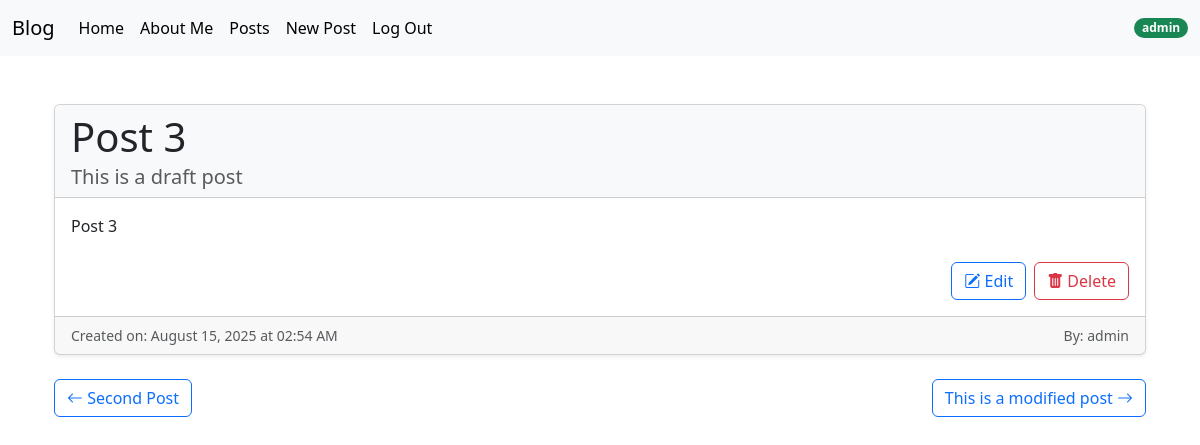
Page /posts/3/ (signed in) on the committed database.
### posts/models.py (models this page shows, shortened)
class Post(models.Model):
    title = models.CharField(max_length=128)
    subtitle = models.CharField(max_length=256)
    body = models.TextField()
    author = models.ForeignKey(
        get_user_model(),
        on_delete=models.CASCADE
    )
    status = models.ForeignKey(
        Status,
        on_delete=models.CASCADE
    )
    created_on = models.DateTimeField(auto_now_add=True)
    def __str__(self):
        return self.title

### posts/views.py (the view)
# urls.py: path("<int:pk>/", PostDetailView.as_view(), name="post_detail"),
class PostDetailView(LoginRequiredMixin, UserPassesTestMixin, DetailView):
    template_name = "posts/details.html"
    model = Post
    context_object_name = "single_post"
    def test_func(self):
        post = self.get_object()
        if post.status.name == "archived":
            if self.request.user.is_authenticated:
                return True
        elif post.status.name == "draft":
            if self.request.user.is_authenticated:
                return self.request.user == post.author
            return False
        else:
            return True
    def get_context_data(self, **kwargs):
        context = super().get_context_data(**kwargs)
        selected_post = self.object
        status = Status.objects.get(name="published")
        context['prev_post'] = Post.objects.filter(id__lt=selected_post.id)\
                                           .filter(status=status)\
                                           .order_by('-created_on')\
                                           .first()
        context['next_post'] = Post.objects.filter(id__gt=selected_post.id)\
                                           .filter(status=status)\
                                           .order_by('created_on')\
                                           .first()
        return context

### templates/posts/details.html (shortened to what this page needs)
{% extends 'base.html' %}
{% block content %}
    <div class="container">
        <div class="container mt-5">
            <div class="card shadow-sm">
                <div class="card-header bg-light">
                    <h1 class="card-title">{{single_post.title}}</h1>
                    <h5 class="card-subtitle text-muted">{{single_post.subtitle}}</h5>
                </div>
                <div class="card-body">
                    {{single_post|safe}}
                    {% if user.is_authenticated and user == single_post.author %}
                    <div class="mt-4 d-flex justify-content-end gap-2">
                        <a href="{% url 'post_edit' single_post.id %}" class="btn btn-outline-primary">
                            <i class="bi bi-pencil-square"></i> Edit
                        </a>
                        <button type="button" class="btn btn-outline-danger" data-bs-toggle="modal" data-bs-target="#staticBackdrop">
                            <i class="bi bi-trash-fill"></i> Delete
                        </button>
                    </div>
                    {% endif %}
                </div>
                <div class="card-footer d-flex justify-content-between text-muted">
                    <small>Created on: {{single_post.created_on|date:"F d, Y \a\t H:i A"}}</small>
                    <small>By: {{single_post.author.username}}</small>
                </div>
            </div>
            <div class="mt-4 d-flex justify-content-between">
                {% if prev_post %}
                    <a href="{% url 'post_detail' prev_post.id %}" class="btn btn-outline-primary">
                        <i class="bi bi-arrow-left"></i> {{prev_post.title}}
                    </a>
                {% endif %}
                {% if next_post %}
                    <a href="{% url 'post_detail' next_post.id %}" class="btn btn-outline-primary ms-auto">
                        {{next_post.title}}     <i class="bi bi-arrow-right"></i>
                    </a>
                {% endif %}
            </div>
        </div>
    </div>
{% endblock %}

### templates/navbar.html (shortened to what this page needs)
{% load static %}
<nav class="navbar navbar-expand-lg bg-body-tertiary">
  <div class="container-fluid">
    <a class="navbar-brand" href="{% url 'home' %}">Blog</a>
    <div class="collapse navbar-collapse" id="navbarSupportedContent">
      <ul class="navbar-nav me-auto mb-2 mb-lg-0">
        <li class="nav-item">
          <a
            class="nav-link active"
            aria-current="page"
            href="{% url 'homeTwo' %}"
            >Home</a
          >
        </li>
        <li class="nav-item">
          <a class="nav-link active" href="{% url 'about' %}">About Me</a>
        </li>
        <li class="nav-item">
          <a class="nav-link active" href="{% url 'post_list' %}">Posts</a>
        </li>
        {% if user.is_authenticated %}
        <li class="nav-item">
          <a class="nav-link active" href="{% url 'new_post' %}">New Post</a>
        </li>
        <li class="nav-item">
          <form method="post" action="{% url 'logout' %}">
            <input type="submit" class="nav-link active" value="Log Out"></input>
          </form>
          </li>
        {% endif %}
      </ul>
      {% if user.is_authenticated %}
        <div class="d-flex">
          <span class="badge rounded-pill text-bg-success">{{user}}</span>
        </div>
      {% endif %}
    </div>
  </div>
</nav>

### rows in the picture
Post: title "Post 3", subtitle "This is a draft post", created_on "August 15, 2025 at 02:54 AM", author.username "admin"
Post: title "Second Post"
Post: title "This is a modified post"

### other values in the picture
{{ user }} "admin"
